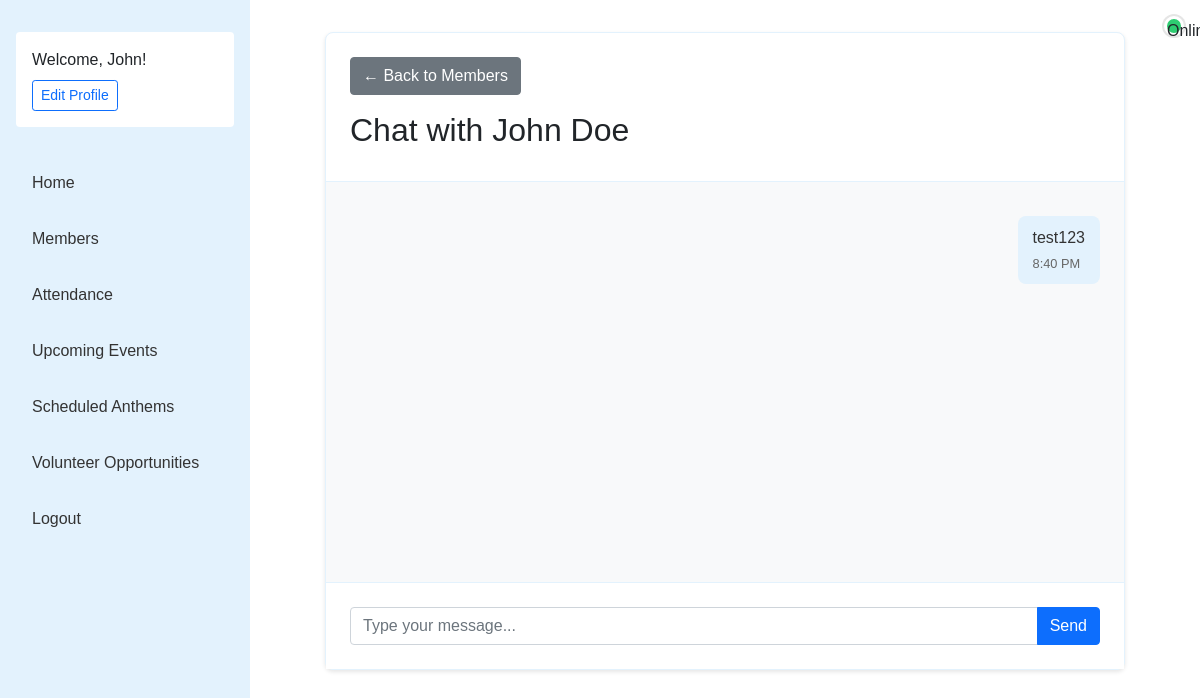
/chat/1/ (signed in), run on the app's committed database.
### RosterApplication/models.py (models this page shows, shortened)
class ChoirMember(models.Model):
    VOICE_PARTS = [
        ('S1', 'Soprano 1'),
        ('S2', 'Soprano 2'),
        ('A1', 'Alto 1'),
        ('A2', 'Alto 2'),
        ('T1', 'Tenor 1'),
        ('T2', 'Tenor 2'),
        ('B1', 'Bass 1'),
        ('B2', 'Bass 2'),
    ]
    user = models.OneToOneField(
        User,
        on_delete=models.CASCADE
    )
    voice_part = models.CharField(max_length=2, choices=VOICE_PARTS, null=True, blank=True)
    folder_number = models.IntegerField(
        validators=[MinValueValidator(1), MaxValueValidator(100)],
        unique=True,
        null=True,
        blank=True
    )
    phone_number = models.CharField(max_length=15, blank=True, default='')
    active = models.BooleanField(default=True)
    join_date = models.DateField(auto_now_add=True)
    profile_picture = models.ImageField(upload_to='profile_pics/', null=True, blank=True)
    is_online = models.BooleanField(default=False)
    last_seen = models.DateTimeField(auto_now=True)
    class Meta:
        db_table = 'RosterApplication_choirmember'
    def update_online_status(self, status):
        self.is_online = status
        self.save(update_fields=['is_online', 'last_seen'])

class ChatMessage(models.Model):
    sender = models.ForeignKey(ChoirMember, on_delete=models.CASCADE, related_name='sent_messages')
    receiver = models.ForeignKey(ChoirMember, on_delete=models.CASCADE, related_name='received_messages')
    message = models.TextField()
    timestamp = models.DateTimeField(default=timezone.now)
    is_read = models.BooleanField(default=False)
    class Meta:
        ordering = ['timestamp']

### RosterApplication/views.py (the view)
# urls.py: path('chat/<int:member_id>/', views.chat_view, name='chat'),
@login_required
def chat_view(request, member_id):
    other_member = get_object_or_404(ChoirMember, id=member_id)
    current_member = request.user.choirmember
    ChatMessage.objects.filter(
        sender=other_member,
        receiver=current_member,
        is_read=False
    ).update(is_read=True)
    messages = ChatMessage.objects.filter(
        (models.Q(sender=current_member, receiver=other_member) |
         models.Q(sender=other_member, receiver=current_member))
    ).order_by('timestamp')
    return render(request, 'roster/chat.html', {
        'other_member': other_member,
        'messages': messages,
    })

### RosterApplication/templates/roster/chat.html (shortened to what this page needs)
{% extends 'base.html' %}
{% load static %}
{% block content %}
<div class="chat-container">
    <div class="chat-header">
        <a href="{% url 'roster:members' %}" class="btn btn-secondary mb-3">← Back to Members</a>
        <h2>Chat with {{ other_member.user.get_full_name }}</h2>
        <div class="online-status {% if other_member.is_online %}online{% endif %}">
            {% if other_member.is_online %}Online{% else %}Offline{% endif %}
        </div>
    </div>
    <div class="messages" id="chat-messages">
        {% for message in messages %}
            <div class="message {% if message.sender == request.user.choirmember %}sent{% else %}received{% endif %}">
                <div class="message-content">{{ message.message }}</div>
                <div class="message-time">{{ message.timestamp|date:"g:i A" }}</div>
            </div>
        {% endfor %}
    </div>
    <form id="chat-form" class="chat-form">
        <div class="input-group">
            <input type="text" id="chat-input" class="form-control" placeholder="Type your message...">
            <button type="submit" class="btn btn-primary">Send</button>
        </div>
    </form>
</div>
{% endblock %}

### RosterApplication/templates/base.html (shortened to what this page needs)
<!DOCTYPE html>
<html lang="en">
<head>
    {% load static %}
    <link rel="stylesheet" href="{% static 'css/styles.css' %}">
    <link href="https://cdn.jsdelivr.net/npm/bootstrap@5.1.3/dist/css/bootstrap.min.css" rel="stylesheet">
</head>
<body>
    <div class="sidebar">
        <div class="welcome-text">
            {% if user.is_authenticated %}
                <span>Welcome, {{ user.first_name|default:user.username }}!</span>
                <a href="{% url 'roster:profile_edit' %}" class="btn btn-sm btn-outline-primary mt-2">Edit Profile</a>
            {% endif %}
        </div>
        <nav>
            <a href="{% url 'roster:home' %}" class="nav-link">Home</a>
            {% if user.is_authenticated %}
                <a href="{% url 'roster:members' %}" class="nav-link">Members</a>
                <a href="#" class="nav-link">Attendance</a>
                <a href="#" class="nav-link">Upcoming Events</a>
                <a href="#" class="nav-link">Scheduled Anthems</a>
                <a href="#" class="nav-link">Volunteer Opportunities</a>
                <a href="{% url 'roster:logout' %}" class="nav-link">Logout</a>
            {% else %}
                <a href="{% url 'login' %}" class="nav-link">Login</a>
                <a href="{% url 'roster:register' %}" class="nav-link">Register</a>
            {% endif %}
        </nav>
    </div>
    <div class="main-content">
        {% block content %}
        {% endblock %}
    </div>
</body>
</html>

### RosterApplication/static/css/styles.css (style rules this page uses)
.online-status { position: absolute; top: 1rem; right: 1rem; width: 20px; height: 20px; border-radius: 50%; background: #ccc; border: 3px solid white; box-shadow: 0 0 0 2px rgba(0,0,0,0.1); z-index: 10; }
.online-status.online { background: #2ecc71; }

### RosterApplication/templates/roster/chat.html (style rules this page uses)
.chat-container { max-width: 800px; margin: 0 auto; background: white; border-radius: 8px; box-shadow: 0 2px 4px rgba(0,0,0,0.1); border: 1px solid var(--main-blue); }
.chat-header { padding: 1.5rem; border-bottom: 1px solid var(--main-blue); }
.messages { height: 400px; overflow-y: auto; padding: 1.5rem; background: #f8f9fa; }
.message { margin: 10px 0; padding: 10px 15px; border-radius: 8px; max-width: 70%; clear: both; }
.message.sent { background: var(--main-blue); float: right; margin-left: 30%; color: var(--text-color); }
.message-time { font-size: 0.8em; color: #666; margin-top: 4px; }
.chat-form { padding: 1.5rem; background: white; border-top: 1px solid var(--main-blue); clear: both; }

### RosterApplication/templates/base.html (style rules this page uses)
:root { --main-blue: #e3f2fd; --text-color: #333; --link-hover: #007bff; }
body { font-family: 'Arial', sans-serif; }
.sidebar { background: var(--main-blue); min-height: 100vh; padding: 2rem 1rem; width: 250px; position: fixed; left: 0; top: 0; }
.nav-link { padding: 0.75rem 1rem; color: var(--text-color); display: block; margin: 0.5rem 0; border-radius: 4px; }
.main-content { margin-left: 250px; padding: 2rem; }
.welcome-text { margin-bottom: 2rem; padding: 1rem; background: white; border-radius: 4px; }

### data on the page
ChoirMember: user.get_full_name "John Doe"
ChatMessage: message "test123", timestamp "8:40 PM"

### other printed values
{{ user.first_name|default:user.username }} "John"
